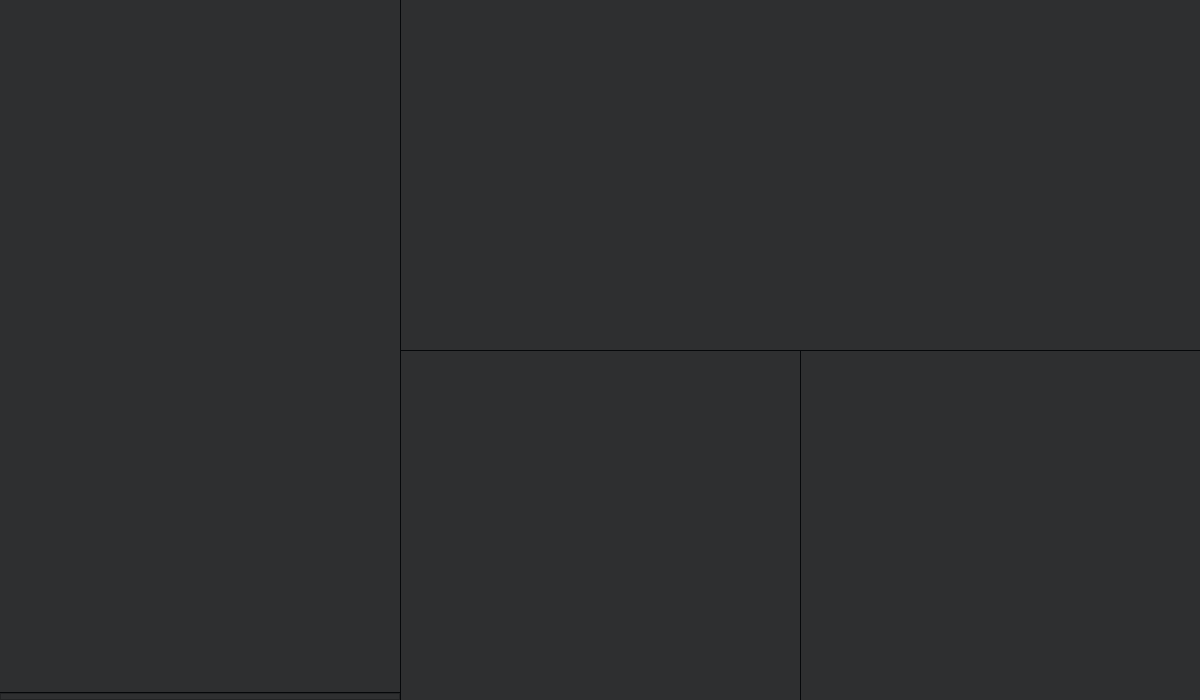
<?xml version="1.0" encoding="UTF-8"?>
<ui version="4.0">
 <class>MonitoringSystemWindow</class>
 <widget class="QMainWindow" name="MonitoringSystemWindow">
  <property name="geometry">
   <rect>
    <x>0</x>
    <y>0</y>
    <width>1200</width>
    <height>700</height>
   </rect>
  </property>
  <property name="windowTitle">
   <string>MainWindow</string>
  </property>
  <property name="styleSheet">
   <string notr="true">QMainWindow {
	background-color: rgb(64, 65, 66);
}</string>
  </property>
  <widget class="QWidget" name="centralwidget">
   <property name="enabled">
    <bool>true</bool>
   </property>
   <property name="autoFillBackground">
    <bool>false</bool>
   </property>
   <property name="styleSheet">
    <string notr="true"/>
   </property>
   <layout class="QGridLayout" name="gridLayout">
    <property name="leftMargin">
     <number>0</number>
    </property>
    <property name="topMargin">
     <number>0</number>
    </property>
    <property name="rightMargin">
     <number>0</number>
    </property>
    <property name="bottomMargin">
     <number>0</number>
    </property>
    <item row="0" column="0">
     <widget class="QStackedWidget" name="stackedWidget">
      <property name="currentIndex">
       <number>1</number>
      </property>
      <widget class="QWidget" name="start_page">
       <layout class="QGridLayout" name="gridLayout_4">
        <item row="1" column="1">
         <widget class="QPushButton" name="start_pushButton">
          <property name="sizePolicy">
           <sizepolicy hsizetype="Minimum" vsizetype="Minimum">
            <horstretch>0</horstretch>
            <verstretch>0</verstretch>
           </sizepolicy>
          </property>
          <property name="minimumSize">
           <size>
            <width>330</width>
            <height>330</height>
           </size>
          </property>
          <property name="font">
           <font>
            <pointsize>40</pointsize>
           </font>
          </property>
          <property name="cursor">
           <cursorShape>PointingHandCursor</cursorShape>
          </property>
          <property name="styleSheet">
           <string notr="true">QPushButton {
	color: rgb(64, 65, 66);
	background-color: rgb(190, 192, 193);
	border-radius: 165px;
    border-style: outset;
}</string>
          </property>
          <property name="text">
           <string>START</string>
          </property>
         </widget>
        </item>
        <item row="2" column="1">
         <spacer name="start_midlow_verticalSpacer">
          <property name="orientation">
           <enum>Qt::Vertical</enum>
          </property>
          <property name="sizeHint" stdset="0">
           <size>
            <width>20</width>
            <height>40</height>
           </size>
          </property>
         </spacer>
        </item>
        <item row="1" column="0">
         <spacer name="start_left_horizontalSpacer">
          <property name="orientation">
           <enum>Qt::Horizontal</enum>
          </property>
          <property name="sizeHint" stdset="0">
           <size>
            <width>40</width>
            <height>20</height>
           </size>
          </property>
         </spacer>
        </item>
        <item row="0" column="1">
         <spacer name="start_midup_verticalSpacer">
          <property name="orientation">
           <enum>Qt::Vertical</enum>
          </property>
          <property name="sizeHint" stdset="0">
           <size>
            <width>20</width>
            <height>40</height>
           </size>
          </property>
         </spacer>
        </item>
        <item row="1" column="2">
         <spacer name="start_right_horizontalSpacer">
          <property name="orientation">
           <enum>Qt::Horizontal</enum>
          </property>
          <property name="sizeHint" stdset="0">
           <size>
            <width>40</width>
            <height>20</height>
           </size>
          </property>
         </spacer>
        </item>
       </layout>
      </widget>
      <widget class="QWidget" name="main_page">
       <layout class="QGridLayout" name="gridLayout_3">
        <property name="leftMargin">
         <number>0</number>
        </property>
        <property name="topMargin">
         <number>0</number>
        </property>
        <property name="rightMargin">
         <number>0</number>
        </property>
        <property name="bottomMargin">
         <number>0</number>
        </property>
        <item row="0" column="0">
         <widget class="QGroupBox" name="groupBox">
          <property name="styleSheet">
           <string notr="true">QGroupBox {
	border: none;
}

QListWidget {
	background-color: rgb(46, 47, 48);
	color: rgb(208, 208, 208);
	border: none;
}

QListWidget::item {
	border: none;
}

QListWidget::item:hover {
	background-color: rgb(73, 74, 75);
}

QListWidget::item:selected {
	background-color: rgb(73, 74, 75);
	color: rgb(208, 208, 208);
}

QSplitter::handle {
	background: rgb(6, 8, 10);
}

</string>
          </property>
          <property name="title">
           <string/>
          </property>
          <layout class="QGridLayout" name="gridLayout_2">
           <property name="leftMargin">
            <number>0</number>
           </property>
           <property name="topMargin">
            <number>0</number>
           </property>
           <property name="rightMargin">
            <number>0</number>
           </property>
           <property name="bottomMargin">
            <number>0</number>
           </property>
           <item row="0" column="0">
            <widget class="QSplitter" name="agents_to_logs_splitter">
             <property name="orientation">
              <enum>Qt::Horizontal</enum>
             </property>
             <property name="handleWidth">
              <number>1</number>
             </property>
             <property name="childrenCollapsible">
              <bool>false</bool>
             </property>
             <widget class="QSplitter" name="agents_to_info_splitter">
              <property name="orientation">
               <enum>Qt::Vertical</enum>
              </property>
              <property name="handleWidth">
               <number>1</number>
              </property>
              <property name="childrenCollapsible">
               <bool>false</bool>
              </property>
              <widget class="QListWidget" name="agents_listWidget">
               <property name="sizePolicy">
                <sizepolicy hsizetype="Preferred" vsizetype="Preferred">
                 <horstretch>0</horstretch>
                 <verstretch>0</verstretch>
                </sizepolicy>
               </property>
               <property name="font">
                <font>
                 <pointsize>11</pointsize>
                </font>
               </property>
               <property name="focusPolicy">
                <enum>Qt::ClickFocus</enum>
               </property>
               <property name="contextMenuPolicy">
                <enum>Qt::ActionsContextMenu</enum>
               </property>
               <property name="toolTip">
                <string>&lt;html&gt;&lt;head/&gt;&lt;body&gt;&lt;p&gt;Loaded agents list.&lt;/p&gt;&lt;/body&gt;&lt;/html&gt;</string>
               </property>
               <property name="toolTipDuration">
                <number>5000</number>
               </property>
               <property name="whatsThis">
                <string/>
               </property>
               <property name="styleSheet">
                <string notr="true"/>
               </property>
               <property name="editTriggers">
                <set>QAbstractItemView::CurrentChanged|QAbstractItemView::DoubleClicked</set>
               </property>
               <property name="tabKeyNavigation">
                <bool>true</bool>
               </property>
               <property name="showDropIndicator" stdset="0">
                <bool>false</bool>
               </property>
               <property name="alternatingRowColors">
                <bool>false</bool>
               </property>
               <property name="selectionMode">
                <enum>QAbstractItemView::SingleSelection</enum>
               </property>
               <property name="textElideMode">
                <enum>Qt::ElideRight</enum>
               </property>
               <property name="movement">
                <enum>QListView::Static</enum>
               </property>
               <property name="flow">
                <enum>QListView::TopToBottom</enum>
               </property>
               <property name="isWrapping" stdset="0">
                <bool>false</bool>
               </property>
               <property name="resizeMode">
                <enum>QListView::Adjust</enum>
               </property>
               <property name="viewMode">
                <enum>QListView::ListMode</enum>
               </property>
               <property name="uniformItemSizes">
                <bool>false</bool>
               </property>
               <property name="wordWrap">
                <bool>false</bool>
               </property>
               <property name="selectionRectVisible">
                <bool>true</bool>
               </property>
               <property name="itemAlignment">
                <set>Qt::AlignVCenter</set>
               </property>
              </widget>
              <widget class="QFrame" name="agents_info_frame">
               <property name="font">
                <font>
                 <pointsize>11</pointsize>
                </font>
               </property>
               <property name="focusPolicy">
                <enum>Qt::ClickFocus</enum>
               </property>
               <property name="autoFillBackground">
                <bool>false</bool>
               </property>
               <property name="styleSheet">
                <string notr="true">QFrame {
	background-color: rgb(46, 47, 48);
}

QLabel {
	color: rgb(208, 208, 208);
}

QComboBox QAbstractItemView {
        background-color: white;
}</string>
               </property>
               <property name="frameShape">
                <enum>QFrame::StyledPanel</enum>
               </property>
               <property name="frameShadow">
                <enum>QFrame::Raised</enum>
               </property>
               <layout class="QVBoxLayout" name="verticalLayout_2">
                <property name="leftMargin">
                 <number>0</number>
                </property>
                <property name="topMargin">
                 <number>0</number>
                </property>
                <property name="rightMargin">
                 <number>0</number>
                </property>
                <property name="bottomMargin">
                 <number>0</number>
                </property>
                <item>
                 <layout class="QVBoxLayout" name="verticalLayout">
                  <property name="spacing">
                   <number>0</number>
                  </property>
                 </layout>
                </item>
               </layout>
              </widget>
             </widget>
             <widget class="QSplitter" name="logs_to_errs_splitter">
              <property name="sizePolicy">
               <sizepolicy hsizetype="Expanding" vsizetype="Preferred">
                <horstretch>0</horstretch>
                <verstretch>0</verstretch>
               </sizepolicy>
              </property>
              <property name="orientation">
               <enum>Qt::Vertical</enum>
              </property>
              <property name="handleWidth">
               <number>1</number>
              </property>
              <property name="childrenCollapsible">
               <bool>false</bool>
              </property>
              <widget class="QListWidget" name="logs_listWidget">
               <property name="sizePolicy">
                <sizepolicy hsizetype="Expanding" vsizetype="Expanding">
                 <horstretch>0</horstretch>
                 <verstretch>0</verstretch>
                </sizepolicy>
               </property>
               <property name="font">
                <font>
                 <pointsize>11</pointsize>
                </font>
               </property>
               <property name="focusPolicy">
                <enum>Qt::NoFocus</enum>
               </property>
               <property name="contextMenuPolicy">
                <enum>Qt::ActionsContextMenu</enum>
               </property>
               <property name="styleSheet">
                <string notr="true"/>
               </property>
              </widget>
              <widget class="QSplitter" name="errors_to_criticals_splitter">
               <property name="sizePolicy">
                <sizepolicy hsizetype="Expanding" vsizetype="Preferred">
                 <horstretch>0</horstretch>
                 <verstretch>0</verstretch>
                </sizepolicy>
               </property>
               <property name="styleSheet">
                <string notr="true"/>
               </property>
               <property name="frameShape">
                <enum>QFrame::NoFrame</enum>
               </property>
               <property name="lineWidth">
                <number>0</number>
               </property>
               <property name="orientation">
                <enum>Qt::Horizontal</enum>
               </property>
               <property name="handleWidth">
                <number>1</number>
               </property>
               <property name="childrenCollapsible">
                <bool>false</bool>
               </property>
               <widget class="QListWidget" name="errors_listWidget">
                <property name="sizePolicy">
                 <sizepolicy hsizetype="Expanding" vsizetype="Preferred">
                  <horstretch>0</horstretch>
                  <verstretch>0</verstretch>
                 </sizepolicy>
                </property>
                <property name="font">
                 <font>
                  <pointsize>11</pointsize>
                 </font>
                </property>
                <property name="focusPolicy">
                 <enum>Qt::ClickFocus</enum>
                </property>
                <property name="contextMenuPolicy">
                 <enum>Qt::ActionsContextMenu</enum>
                </property>
                <property name="styleSheet">
                 <string notr="true"/>
                </property>
               </widget>
               <widget class="QListWidget" name="criticals_listWidget">
                <property name="sizePolicy">
                 <sizepolicy hsizetype="Expanding" vsizetype="Preferred">
                  <horstretch>0</horstretch>
                  <verstretch>0</verstretch>
                 </sizepolicy>
                </property>
                <property name="font">
                 <font>
                  <pointsize>11</pointsize>
                 </font>
                </property>
                <property name="focusPolicy">
                 <enum>Qt::ClickFocus</enum>
                </property>
                <property name="contextMenuPolicy">
                 <enum>Qt::ActionsContextMenu</enum>
                </property>
                <property name="styleSheet">
                 <string notr="true"/>
                </property>
               </widget>
              </widget>
             </widget>
            </widget>
           </item>
          </layout>
         </widget>
        </item>
       </layout>
      </widget>
     </widget>
    </item>
   </layout>
  </widget>
 </widget>
 <resources/>
 <connections/>
</ui>
